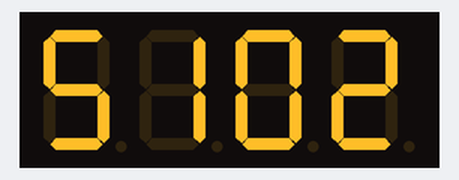
The sketch below on a simulated Arduino Uno, built with avr-gcc and run on an emulated ATmega328P. Shown: 4-digit seven-segment display. Wiring (inferred from the names in the program): 4-digit 7-segment display, segments lit when LOW: segments pin 13, pin 12, pin 11, pin 10, pin 9, pin 8, pin 7; digit selects pin 2, pin 3, pin 4, pin 5. The segment pins are drawn as the display they are named for.

Above: at 0.1 s.
At 0.6 s:
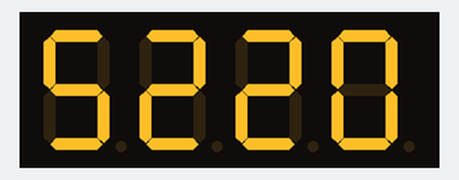

The sketch:

ex2-3-1.ino
```cpp
//========== ex2-3-1.ino ============
//========== Global Declaration ============
// pins 13~7 connected to segments a~g of 7-segment display
// pins 6 connected to the colon (not used here)
// pins 5~2 connected to digit enable pins of 7-segment display
const int seg7[]={13,12,11,10,9,8,7};  // segments a~g connected to digital pins 13-7
const int scanP[]={5,4,3,2};	       // digit enables D0~D3 connected to digital pins 5-2
const byte disp[]={2,0,1,5, 0,2,2,5};  // declare display data array
const byte mySeg7[]=		       // declare 7-segment code array
{  0xC0,0xF9,0xA4,0xB0,  0x99,0x92,0x82,0xF8,  // 0~7
   0x80,0x90,0xA0,0x83,  0xA7,0xA1,0x86,0x8E};  // 8~F
#define  speed  125 // define speed (times of repetition, switching time about 4ms*speed)
//========== Initialization ============
void setup()
{  for(int i=0;i<7;i++) 	    // configure digital pins 7 to 13 as outputs
	pinMode(seg7[i], OUTPUT);
   for(int i=0;i<4;i++) 	    // configure digital pins 2 to 5 as outputs
	pinMode(scanP[i], OUTPUT);
   for(int i=0;i<4;i++) 	    // turn off 7-segment display
	digitalWrite(scanP[i], 1);
}
//========== Main Code ============
void loop()
{  int TMP=0;				// declare an integer variable TMP
   for(int i=0;i<2;i++)			// display two 4-digit numbers
   {  for(int j=0;j<speed;j++)		// scan each character 125 times
      {	for(int k=0;k<4;k++)		// digit scanning
	{  for(int l=0;l<4;l++)	        // disable digit enables (preventing motion blur)
		digitalWrite(scanP[l],1);
	   writeSeg7(mySeg7[disp[4*i+k]]);  // output 7-segment display data
	   digitalWrite(scanP[k],0);	    // enable digit enables
	   delay(1);			    // a delay of 1 ms
	 }
       }
    }
}
//========== Function ============
//=== writeSeg7() outputs 7-segment display data (4 decimal points not included) =======
void writeSeg7(byte x)
{  for(int i=0;i<7;i++)		// output 7-segment code
   {  if((x&(1<<i))==0) digitalWrite(seg7[i],0);
      else digitalWrite(seg7[i],1);
   }
}
```

Measured:
- what the display in image 0 shows lasts 0.6 s, from 0.0 s to 0.6 s
